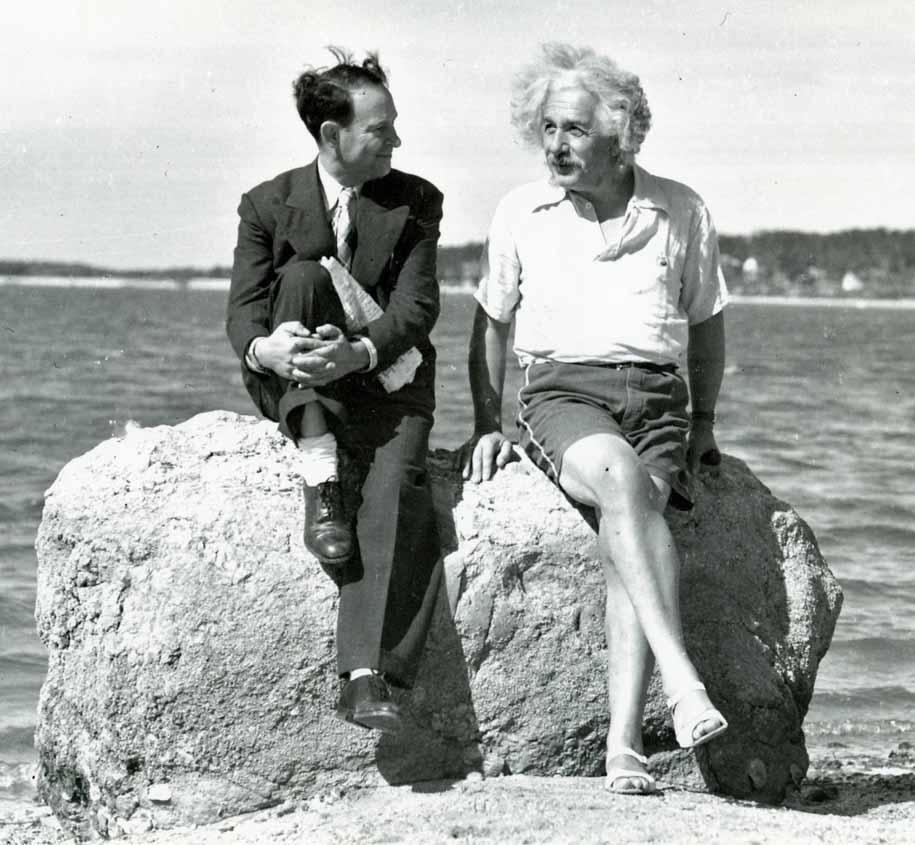
#> input picture example/Einstein.jpg, 915 x 845 px, given in place of the camera
$ python color_smoothing.py
#> lines starting #> are read from the running program, lines starting #| are printed output that depends on the picture
import cv2
import numpy as np

cap = cv2.VideoCapture(0)

width = int(cap.get(3)) # 가로 길이 가져오기
height = int(cap.get(4)) # 세로 길이 가져오기
fps = 60
kernel_size = 51
while (True) :
    ret, frame = cap.read()
#> frame is the input picture: shape (845, 915, 3); mean B, G, R 166.2, 168.4, 165
    if ret :
        hsv = cv2.cvtColor(frame, cv2.COLOR_BGR2HSV)
#> hsv: shape (845, 915, 3); mean H, S, V 53.4, 11.7, 168.4
        h, s, v = cv2.split(hsv)
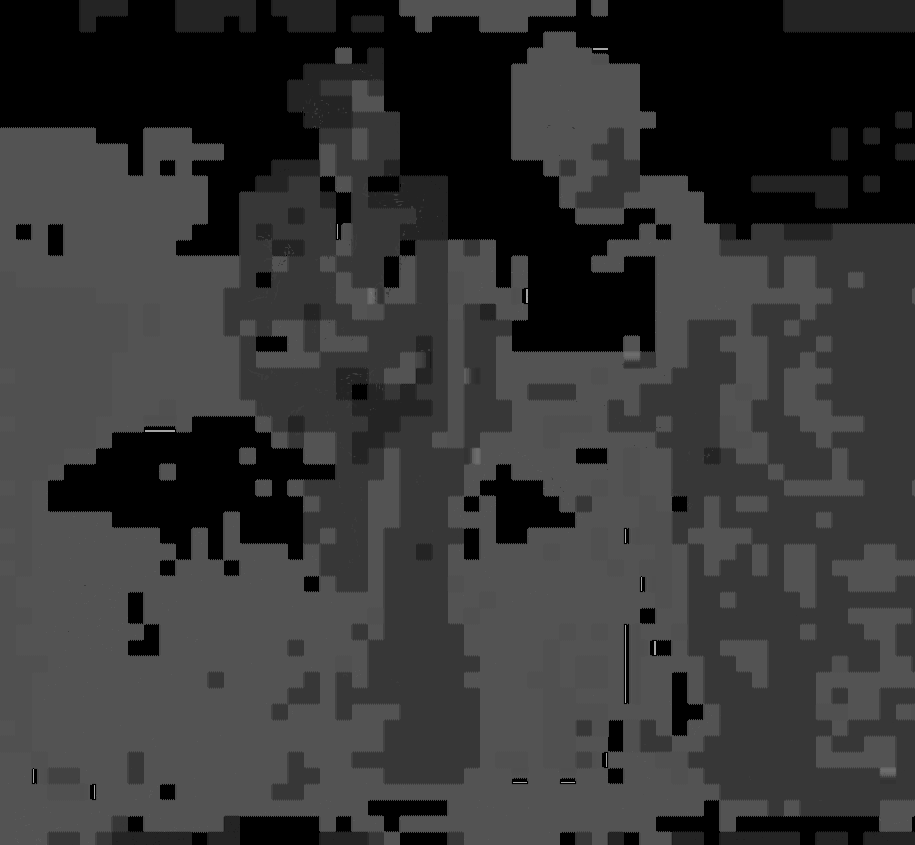
#> h: shape (845, 915); min 0, max 165, mean 53.4
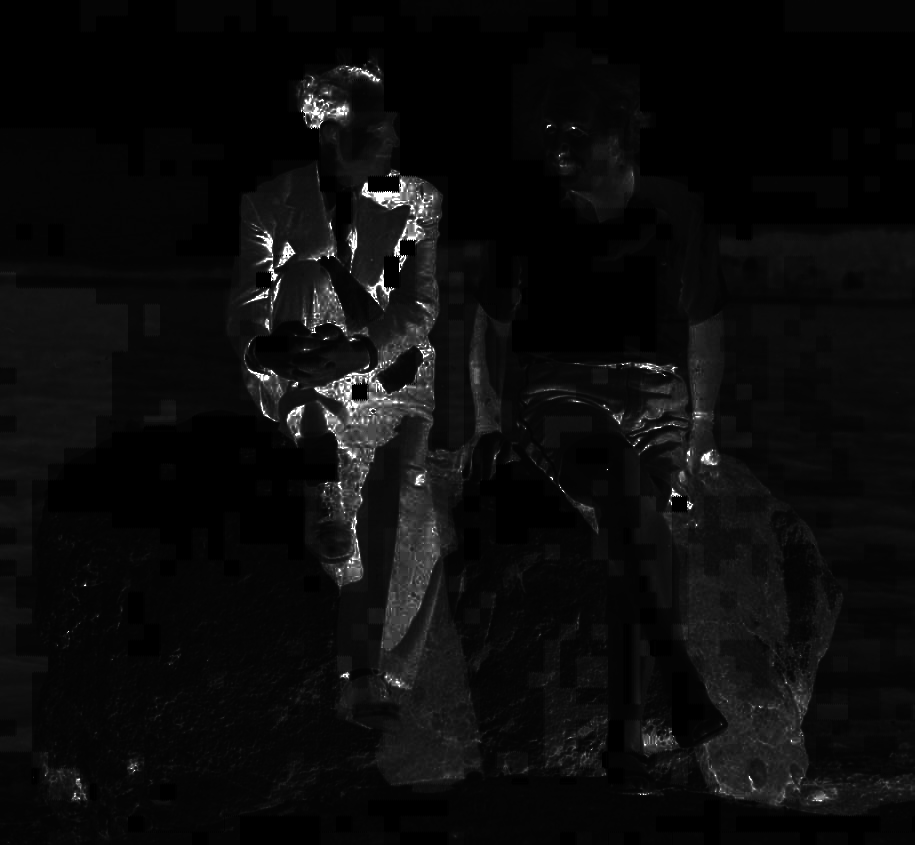
#> s: shape (845, 915); min 0, max 255, mean 11.7
        v_smoothing = cv2.blur(v, ksize=(kernel_size, kernel_size))
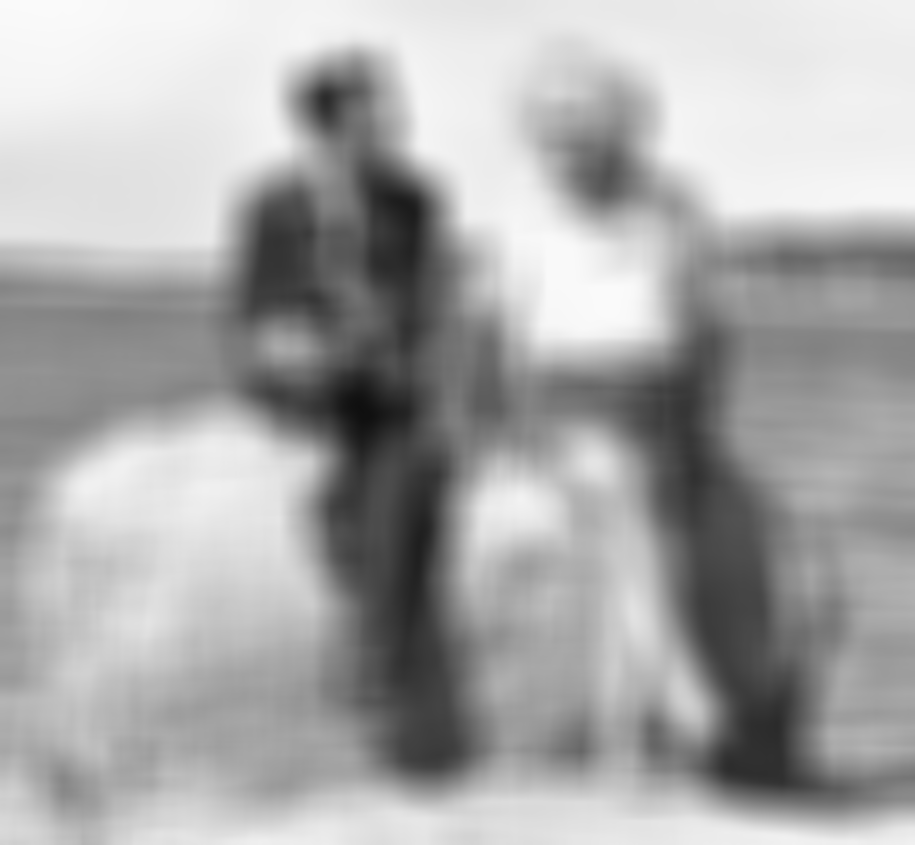
#> v_smoothing: shape (845, 915); min 15, max 250, mean 168.4
        hsv_smoothing = cv2.merge([h, s, v_smoothing])
#> hsv_smoothing: shape (845, 915, 3); mean H, S, V 53.4, 11.7, 168.4
        hsv_smoothing = cv2.cvtColor(hsv_smoothing, cv2.COLOR_HSV2BGR)
        rgb_smoothing = cv2.blur(frame, ksize=(kernel_size, kernel_size))

        difference = cv2.cvtColor(cv2.absdiff(rgb_smoothing, hsv_smoothing), cv2.COLOR_BGR2RGB)
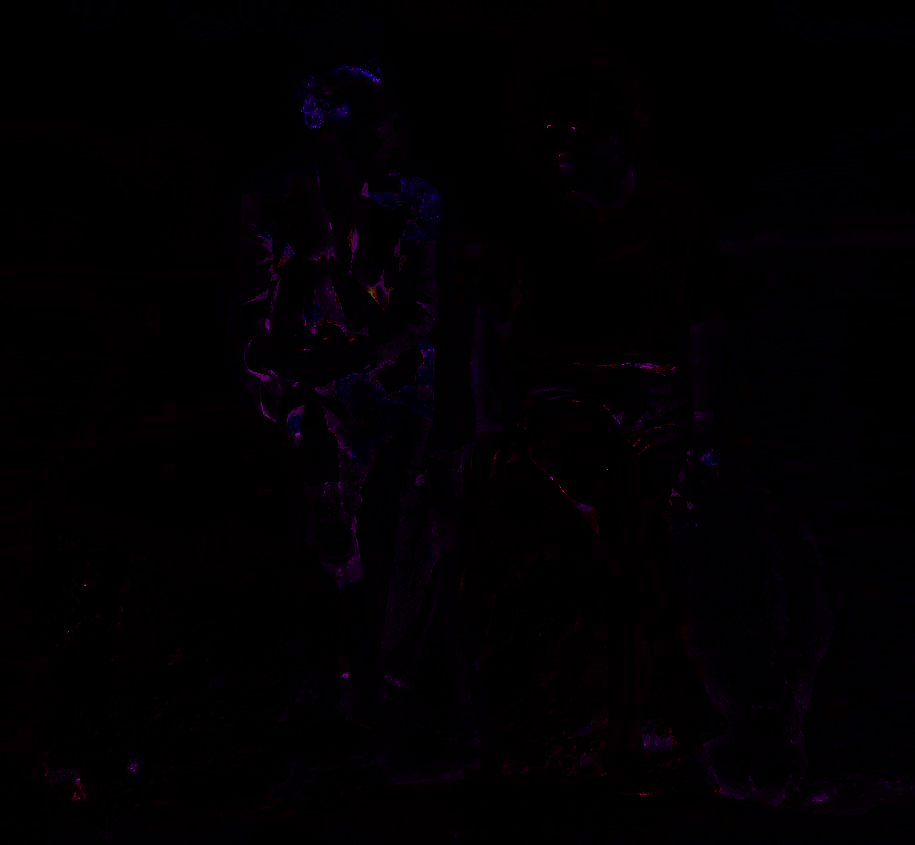
#> difference: shape (845, 915, 3); mean R, G, B 1.9, 0, 2.2
        print(difference)
#> (printed output is left out)

        cv2.imshow('original', frame)
        cv2.imshow('51x51 box smoothing(RGB)', rgb_smoothing)
        cv2.imshow('51x51 box smoothing(Only I)', hsv_smoothing)
        cv2.imshow('difference image', difference)

        if cv2.waitKey(1) & 0xFF == ord('q') : break
#> (key q is pressed here)
    else :
        print("Fail to read frame!")
        break

cap.release()
cv2.destroyAllWindows()
